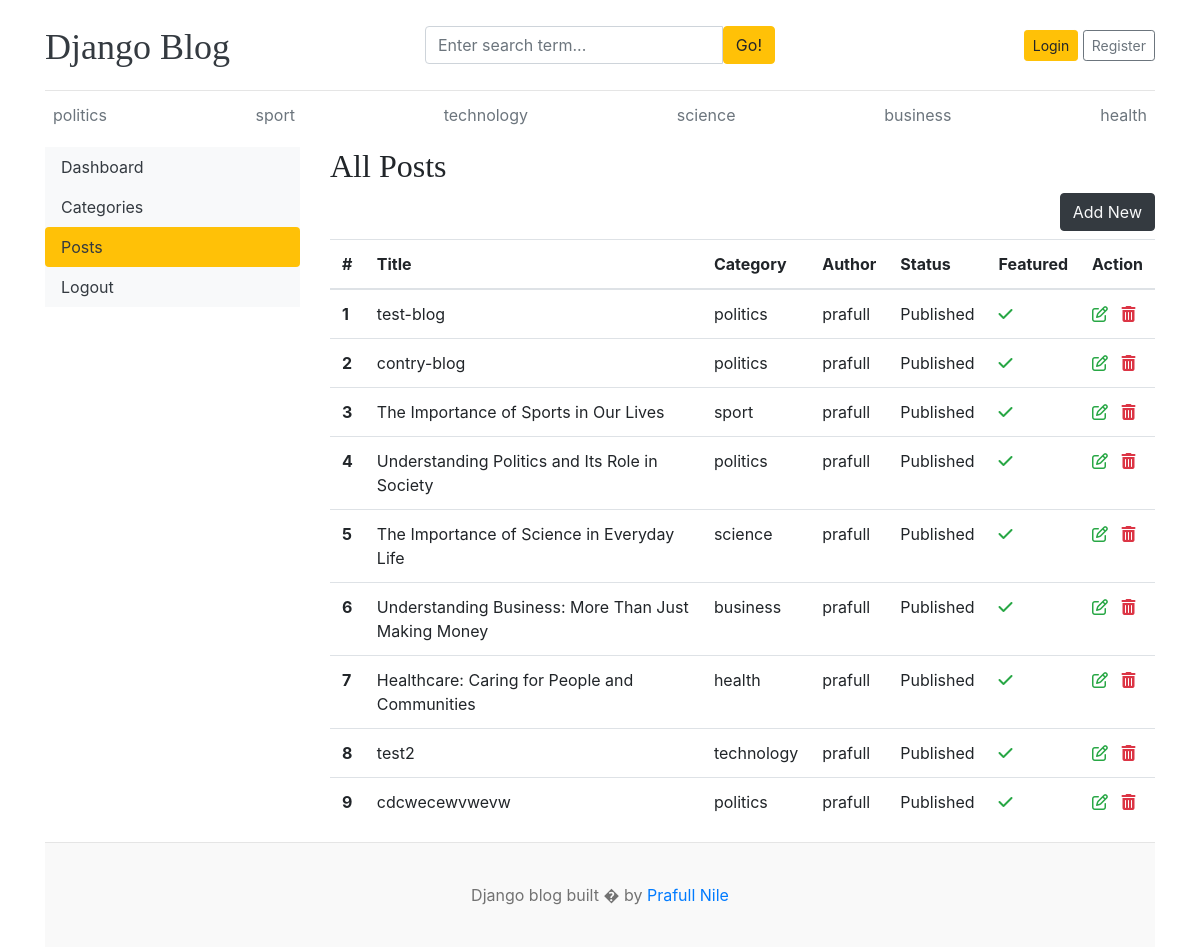
Before: /dashboard/posts/ with the older database file.
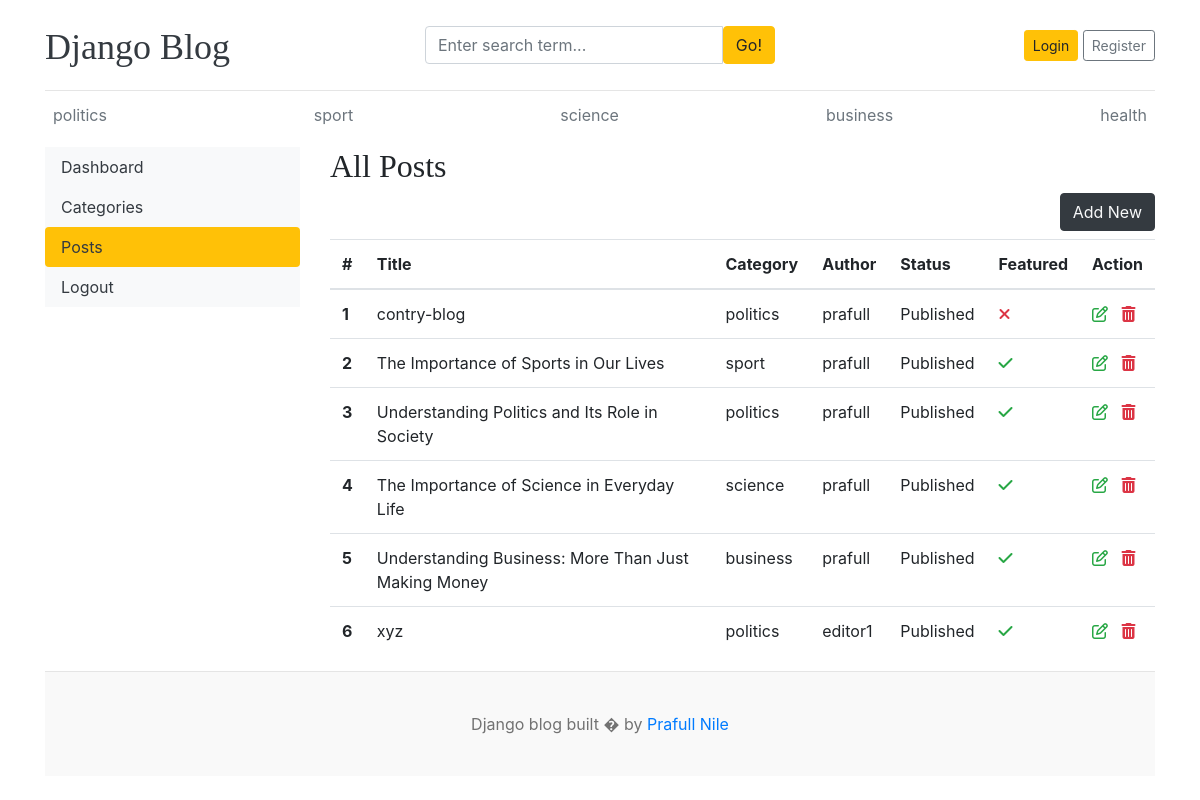
After: the same page with the newer database file.
### blog/models.py (models this page shows, shortened)
class category(models.Model):
    category_name=models.CharField(max_length=100)
    created_at=models.DateTimeField(auto_now_add=True)
    updated_at=models.DateTimeField(auto_now=True)
    class Meta:
        verbose_name_plural = "Categories"
    def __str__(self):
        return self.category_name

class blog(models.Model):
    title=models.CharField(max_length=100)
    slug=models.SlugField(max_length=100)
    category=models.ForeignKey(category,on_delete=models.CASCADE)
    author=models.ForeignKey(User,on_delete=models.CASCADE)
    featured_image=models.ImageField(upload_to='uploads/%Y/%m/%d')
    short_description=models.TextField(max_length=500)
    blog_boy=models.TextField(max_length=2000)
    status=models.CharField(max_length=20, choices= STATUS_CHOICES,default='Draft')
    is_featured=models.BooleanField(default=False)
    created_at=models.DateTimeField(auto_now_add=True)
    updated_at=models.DateTimeField(auto_now_add=True)

### dashboards/views.py (the view)
# urls.py: path('posts/',views.posts,name='posts'),
def posts(request):
    posts = blog.objects.all()
    context = {
        'posts':posts,
    }
    return render(request,'dashboard/posts.html',context)

### blog/context_processors.py (called while the page is built)
def get_categories(request):
    categories = category.objects.all()
    return dict(categories=categories)

def get_social_links(request):
    social_links = SocialLink.objects.all()
    return dict(social_links=social_links)

### templates/dashboard/posts.html (shortened to what this page needs)
{% extends 'base.html' %}
{% block content %}
<div class="row">
{% include 'dashboard/sidebar.html' %}
  <div class="col-md-9">
    <h2>All Posts </h2>
    <a href="{% url 'add_post'%}" class="btn btn-dark text-light float-right mb-2">Add New</a>
    <table class="table table-hover">
  <thead>
    <tr>
      <th scope="col">#</th>
      <th scope="col">Title</th>
      <th scope="col">Category</th>
      <th scope="col">Author</th>
      <th scope="col">Status</th>
      <th scope="col">Featured</th>
      <th>Action</th>
    </tr>
  </thead>
  <tbody>
  {% for post in posts %}
    <tr>
      <th scope="row">{{ forloop.counter }}</th>
      <td>{{ post.title }}</td>
      <td>{{ post.category}}</td>
      <td>{{ post.author}}</td>
      <td>{{ post.status}}</td>
      <td>{% if  post.is_featured%} <i class="fa fa-check  text-success"></i>{%else%} <i class="fa fa-times  text-danger"></i>{%endif%}</td>
      <td>
        <a href="{% url 'edit_post' post.id%}"> <i class="fa fa-edit  text-success"></i></a>
       <a href="{% url 'delete_post' post.id%}"> <i class="fa fa-trash text-danger"></i></a>
      </td>
    </tr>
  {% endfor %}
  </tbody>
</table>
  </div>
</div>
{% endblock %}

### templates/base.html (shortened to what this page needs)
{% load static %}
<!DOCTYPE html>
<html lang="en">
<head>
    <link href="https://getbootstrap.com/docs/4.0/dist/css/bootstrap.min.css" rel="stylesheet">
    <link href="{% static 'css/blog.css' %}" rel="stylesheet">
    <link rel="stylesheet" href="https://cdnjs.cloudflare.com/ajax/libs/font-awesome/4.7.0/css/font-awesome.min.css">
</head>
    <body class="container">
      <header class="blog-header py-3">
        <div class="row flex-nowrap justify-content-between align-items-center">
          <div class="col-4 pt-1">
            <a class="blog-header-logo text-dark" href="/">Django Blog</a>
          </div>
            <div class="col-4">
                <form action="{% url 'search' %}" method="GET" >
                    <div class="input-group">
                        <input class="form-control" name="keyword" type="text" placeholder="Enter search term..." aria-label="Enter search term..." aria-describedby="button-search" />
                        <button type="submit" class="btn btn-warning" id="button-search" >Go!</button>
                    </div>
                </form>
            </div>
          <div class="col-4 d-flex justify-content-end align-items-center">
              {% if not user.is_authenticated %}
            <a class="btn btn-sm btn-warning" href="{% url 'login'%}">Login</a> &nbsp;
            <a class="btn btn-sm btn-outline-secondary" href="{% url 'register' %}">Register</a>
              {% else %}
              <span><a href="{%  url 'dashboard' %}">Dashboard</a></span>
              &emsp;
              <span><a href="{% url 'logout'%}">Logout</a></span>
              {% endif%}
          </div>
        </div>
      </header>
      <div class="nav-scroller py-1 mb-2">
        <nav class="nav d-flex justify-content-between">
          {% for cat in categories %}
          <a class="p-2 text-muted" href="{% url 'posts_by_category' cat.id %}">{{cat.category_name}}</a>
          {% endfor %}
        </nav>
      </div>
{% block content %}
{% endblock %}
        <footer class="blog-footer">
  <p>Django blog built  � by <a href="#">Prafull Nile</a></p>
</footer>
    </body>
</html>

### templates/dashboard/sidebar.html (shortened to what this page needs)
<div class="col-md-3">
    <div class="nav flex-column nav-pills bg-light" aria-orientation="vertical" >
        <a href="{% url 'dashboard' %}" class="nav-link text-dark {% if '/dashboard/' == request.path %} bg-warning {% endif %}">Dashboard</a>
        <a href="{% url 'categories'%}" class="nav-link text-dark {% if '/categories/' in  request.path %} bg-warning {% endif %}">Categories</a>
        <a href="{% url 'posts'%}" class="nav-link text-dark {% if '/posts/' in  request.path %} bg-warning {% endif %} ">Posts</a>
        <a href="" class="nav-link text-dark ">Logout</a>
    </div>
    </div>

### blog_main/static/css/blog.css (style rules this page uses)
.blog-header { border-bottom: 1px solid #e5e5e5; }
.blog-header-logo { font-family: "Playfair Display", Georgia, "Times New Roman", serif; font-size: 2.25rem; }
h1, h2, h3, h4, h5, h6 { font-family: "Playfair Display", Georgia, "Times New Roman", serif; }
.blog-footer { padding: 2.5rem 0; color: #727272; text-align: center; background-color: #f9f9f9; border-top: .05rem solid #e5e5e5; }
.blog-footer p:last-child { margin-bottom: 0; }

Changed rows visible on the page:
removed category: category_name "technology"
removed blog: title "test-blog", category "politics", author "prafull", status "Published", is_featured True (drawn)
removed blog: title "Healthcare: Caring for People and Communities", category "health", author "prafull", status "Published", is_featured True (drawn)
removed blog: title "test2", category "technology", author "prafull", status "Published", is_featured True (drawn)
removed blog: title "cdcwecewvwevw", category "politics", author "prafull", status "Published", is_featured True (drawn)
changed blog "contry-blog": is_featured True → False (drawn)
added blog: title "xyz", category "politics", author "editor1", status "Published", is_featured True (drawn)
